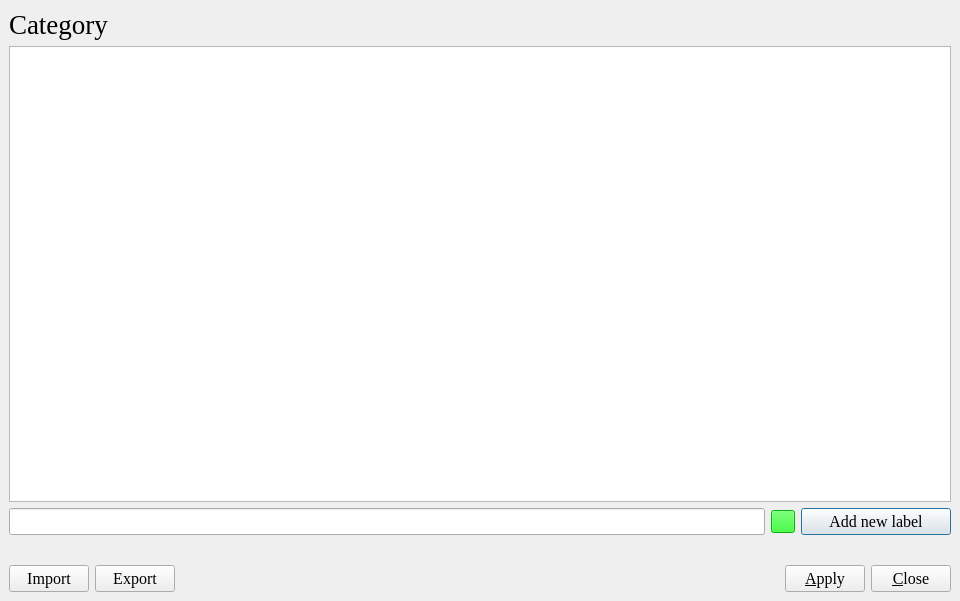
<?xml version="1.0" encoding="UTF-8"?>
<ui version="4.0">
 <class>Dialog</class>
 <widget class="QDialog" name="Dialog">
  <property name="geometry">
   <rect>
    <x>0</x>
    <y>0</y>
    <width>960</width>
    <height>601</height>
   </rect>
  </property>
  <property name="font">
   <font>
    <family>Times New Roman</family>
    <pointsize>12</pointsize>
   </font>
  </property>
  <property name="windowTitle">
   <string>Category Setting</string>
  </property>
  <layout class="QVBoxLayout" name="verticalLayout_2">
   <property name="leftMargin">
    <number>0</number>
   </property>
   <property name="topMargin">
    <number>0</number>
   </property>
   <property name="rightMargin">
    <number>0</number>
   </property>
   <property name="bottomMargin">
    <number>0</number>
   </property>
   <item>
    <widget class="QWidget" name="widget" native="true">
     <layout class="QVBoxLayout" name="verticalLayout">
      <item>
       <widget class="QWidget" name="widget_2" native="true">
        <layout class="QHBoxLayout" name="horizontalLayout_3">
         <property name="leftMargin">
          <number>0</number>
         </property>
         <property name="topMargin">
          <number>0</number>
         </property>
         <property name="rightMargin">
          <number>0</number>
         </property>
         <property name="bottomMargin">
          <number>0</number>
         </property>
         <item>
          <widget class="QLabel" name="label">
           <property name="maximumSize">
            <size>
             <width>120</width>
             <height>16777215</height>
            </size>
           </property>
           <property name="font">
            <font>
             <family>Times New Roman</family>
             <pointsize>20</pointsize>
            </font>
           </property>
           <property name="text">
            <string>Category</string>
           </property>
          </widget>
         </item>
         <item>
          <spacer name="horizontalSpacer_2">
           <property name="orientation">
            <enum>Qt::Horizontal</enum>
           </property>
           <property name="sizeHint" stdset="0">
            <size>
             <width>40</width>
             <height>20</height>
            </size>
           </property>
          </spacer>
         </item>
        </layout>
       </widget>
      </item>
      <item>
       <widget class="QListWidget" name="category_list_widget"/>
      </item>
      <item>
       <layout class="QHBoxLayout" name="horizontalLayout">
        <item>
         <widget class="QLineEdit" name="category_input"/>
        </item>
        <item>
         <widget class="QToolButton" name="color_button">
          <property name="styleSheet">
           <string notr="true">background-color: rgb(0, 255, 0);</string>
          </property>
          <property name="text">
           <string/>
          </property>
         </widget>
        </item>
        <item>
         <widget class="QPushButton" name="pushButton_add">
          <property name="minimumSize">
           <size>
            <width>150</width>
            <height>0</height>
           </size>
          </property>
          <property name="sizeIncrement">
           <size>
            <width>0</width>
            <height>0</height>
           </size>
          </property>
          <property name="text">
           <string>Add new label</string>
          </property>
          <property name="icon">
           <iconset>
            <normaloff>:/icons/icons/书签_bookmark-one.svg</normaloff>:/icons/icons/书签_bookmark-one.svg</iconset>
          </property>
         </widget>
        </item>
       </layout>
      </item>
      <item>
       <widget class="QWidget" name="widget_3" native="true">
        <layout class="QHBoxLayout" name="horizontalLayout_4">
         <property name="leftMargin">
          <number>0</number>
         </property>
         <property name="topMargin">
          <number>0</number>
         </property>
         <property name="rightMargin">
          <number>0</number>
         </property>
         <property name="bottomMargin">
          <number>0</number>
         </property>
         <item>
          <widget class="QLabel" name="label_config_file">
           <property name="text">
            <string/>
           </property>
           <property name="alignment">
            <set>Qt::AlignBottom|Qt::AlignLeading|Qt::AlignLeft</set>
           </property>
          </widget>
         </item>
        </layout>
       </widget>
      </item>
      <item>
       <layout class="QHBoxLayout" name="horizontalLayout_2">
        <item>
         <widget class="QPushButton" name="pushButton_import">
          <property name="text">
           <string>Import</string>
          </property>
          <property name="icon">
           <iconset>
            <normaloff>:/icons/icons/传入3_afferent-three.svg</normaloff>:/icons/icons/传入3_afferent-three.svg</iconset>
          </property>
         </widget>
        </item>
        <item>
         <widget class="QPushButton" name="pushButton_export">
          <property name="text">
           <string>Export</string>
          </property>
          <property name="icon">
           <iconset>
            <normaloff>:/icons/icons/传出3_efferent-three.svg</normaloff>:/icons/icons/传出3_efferent-three.svg</iconset>
          </property>
         </widget>
        </item>
        <item>
         <spacer name="horizontalSpacer">
          <property name="orientation">
           <enum>Qt::Horizontal</enum>
          </property>
          <property name="sizeHint" stdset="0">
           <size>
            <width>40</width>
            <height>20</height>
           </size>
          </property>
         </spacer>
        </item>
        <item>
         <widget class="QPushButton" name="pushButton_apply">
          <property name="text">
           <string>&amp;Apply</string>
          </property>
          <property name="icon">
           <iconset>
            <normaloff>:/icons/icons/校验_check-one.svg</normaloff>:/icons/icons/校验_check-one.svg</iconset>
          </property>
         </widget>
        </item>
        <item>
         <widget class="QPushButton" name="pushButton_close">
          <property name="text">
           <string>&amp;Close</string>
          </property>
          <property name="icon">
           <iconset>
            <normaloff>:/icons/icons/关闭_close-one.svg</normaloff>:/icons/icons/关闭_close-one.svg</iconset>
          </property>
         </widget>
        </item>
       </layout>
      </item>
     </layout>
    </widget>
   </item>
  </layout>
 </widget>
 <resources>
  <include location="../icons.qrc"/>
 </resources>
 <connections/>
</ui>
